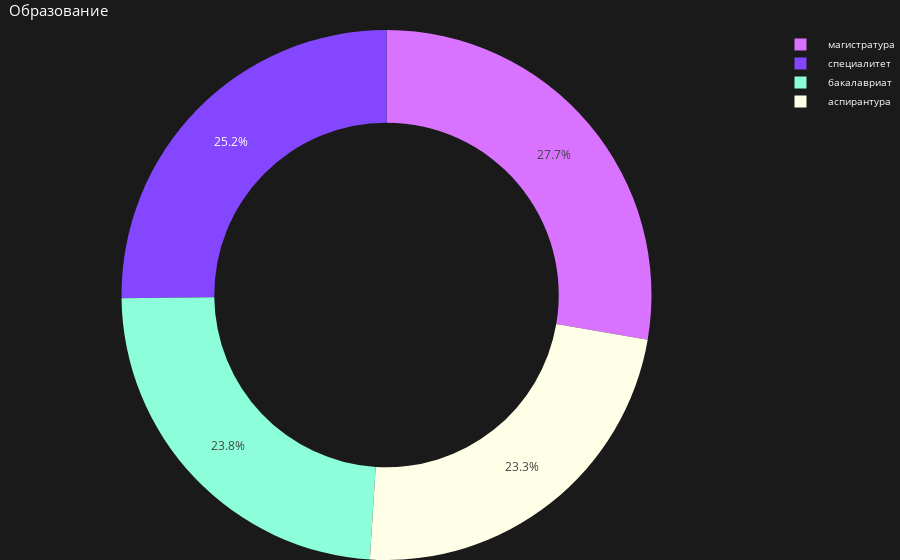

Notebook code for this chart:
### Code cell
fig_education = px.pie(
    education_distribution,
    names='education_level',
    values='count',
    labels={'education_level': 'Уровень образования', 'count': 'Количество'},
    color_discrete_sequence=coolors,
    title='Образование',
    hover_name='education_level',
    hole=0.65
)

fig_education.update_layout(
    title_font=dict(size=15, color='white'),
    paper_bgcolor="#1a1a1a",
    title_x=0.01,
    title_y=0.99,
    margin=dict(l=0, r=0, t=30, b=0),
    ##height=270,
    ##width=300,
    legend=dict(  # Настройка легенды
        font=dict(size=10, color='white'),  # Уменьшаем размер шрифта легенды
        y=1,               # Позиция по вертикали
        x=1,
        bgcolor="rgba(0,0,0,0)",  # Прозрачный фон легенды
        bordercolor="rgba(0,0,0,0)",  # Без границы
        itemwidth=45 
    ),
)

fig_education.update_traces(
    hovertemplate='<b>%{label}</b><br>Количество: %{value}<extra></extra>'
)

fig_education.show(config={'displayModeBar': False})

### Figure 1 — Plotly figure (JSON) as saved in the notebook; plotly's stock layout.template omitted (floating-point values rounded to 4 significant figures)
{"data": [{"domain": {"x": [0, 1], "y": [0, 1]}, "hole": 0.65, "hovertemplate": "<b>%{label}</b><br>Количество: %{value}<extra></extra>", "hovertext": ["магистратура", "специалитет", "бакалавриат", "аспирантура"], "labels": ["магистратура", "специалитет", "бакалавриат", "аспирантура"], "legendgroup": "", "name": "", "showlegend": true, "type": "pie", "values": [277, 252, 238, 233]}], "layout": {"legend": {"bgcolor": "rgba(0,0,0,0)", "bordercolor": "rgba(0,0,0,0)", "font": {"color": "white", "size": 10}, "itemwidth": 45, "tracegroupgap": 0, "x": 1, "y": 1}, "margin": {"b": 0, "l": 0, "r": 0, "t": 30}, "paper_bgcolor": "#1a1a1a", "piecolorway": ["#D972FF", "#8447FF", "#8CFFDA", "#FFFFE8"], "title": {"font": {"color": "white", "size": 15}, "text": "Образование", "x": 0.01, "y": 0.99}}}
